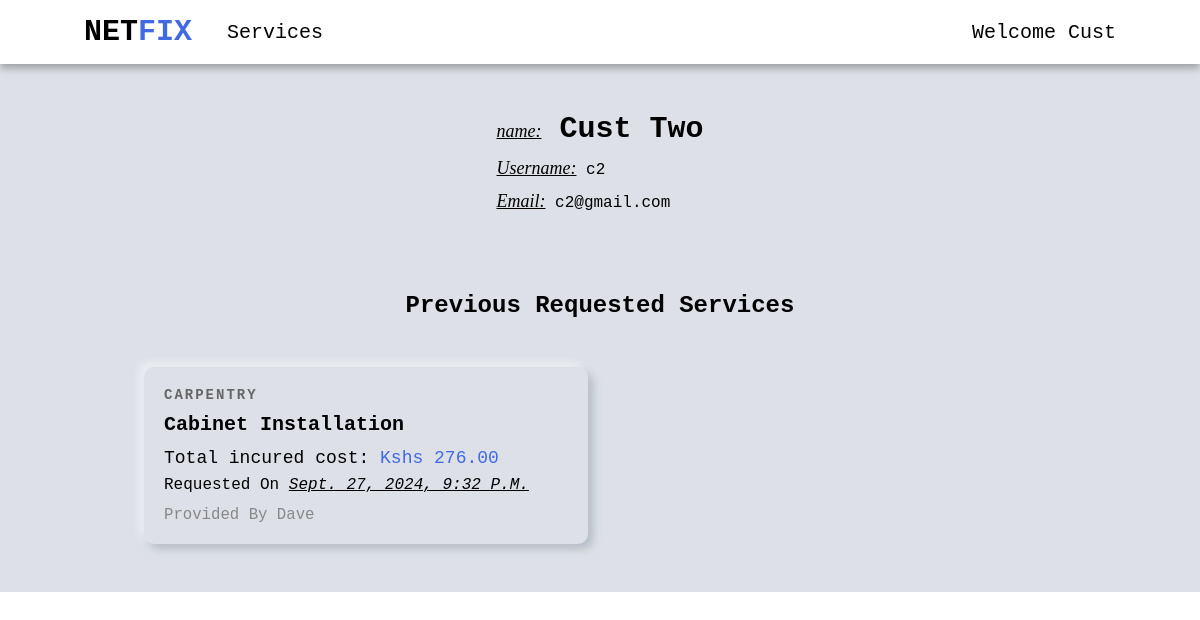
Page /profile/c2/ (signed in) on the earlier database version.
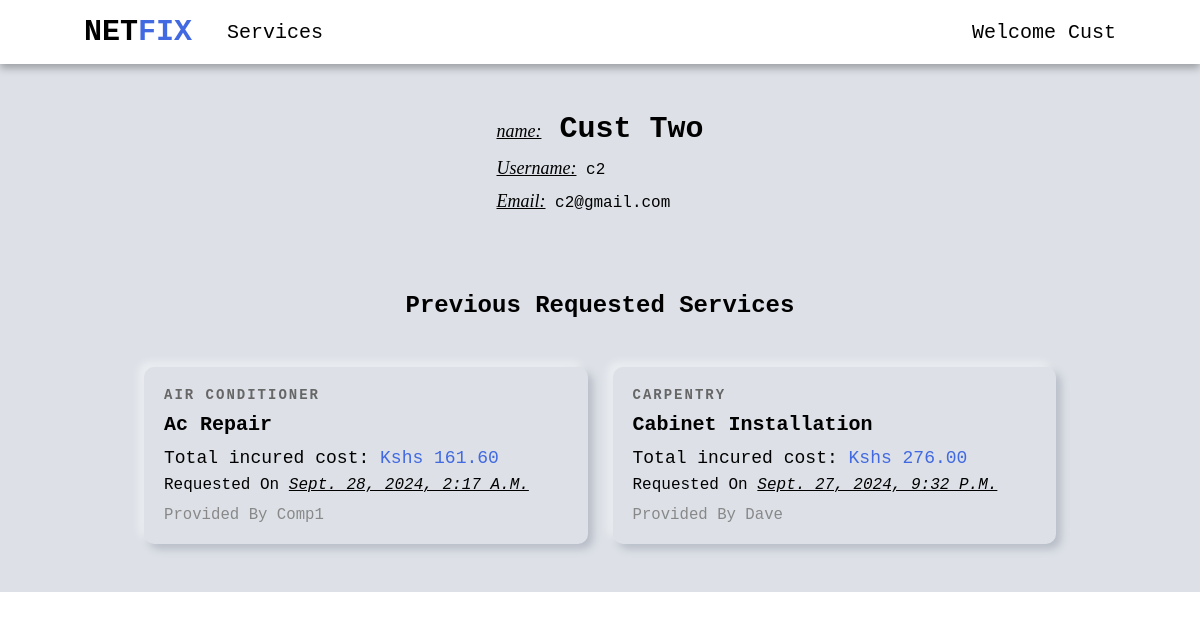
Same page on the later database version.
### users/models.py (models this page shows, shortened)
class User(AbstractUser):
    is_company = models.BooleanField(default=False)
    is_customer = models.BooleanField(default=False)
    email = models.EmailField(max_length=100, unique=True)
    username = models.CharField(max_length=100, unique=True)
    id = models.UUIDField(default=uuid.uuid4, unique=True, primary_key=True, editable=False)
    USERNAME_FIELD = 'email'
    REQUIRED_FIELDS = ['username']

class Company(models.Model):
    user = models.OneToOneField(User, on_delete=models.CASCADE, primary_key=True)
    choices = (
        ('Air Conditioner', 'Air Conditioner'),
        ('All in One', 'All in One'),
        ('Carpentry', 'Carpentry'),
        ('Electricity', 'Electricity'),
        ('Gardening', 'Gardening'),
        ('Home Machines', 'Home Machines'),
        ('House Keeping', 'House Keeping'),
        ('Interior Design', 'Interior Design'),
        ('Locks', 'Locks'),
        ('Painting', 'Painting'),
        ('Plumbing', 'Plumbing'),
        ('Water Heaters', 'Water Heaters'),
    )
    field = models.CharField(max_length=30, blank=False, null=False, default="", choices=choices)
    def __str__(self):
        return self.user.username

### services/models.py (models this page shows, shortened)
class RequestService(models.Model):
    customer = models.ForeignKey(Customer, on_delete=models.CASCADE)
    service = models.ForeignKey(Service, on_delete=models.CASCADE)
    address = models.CharField(max_length=200)
    time = models.IntegerField(default=1)
    total_cost = models.DecimalField(decimal_places=2, max_digits=5)
    date = models.DateTimeField(auto_now=True, null=False)
    id = models.UUIDField(default=uuid.uuid4, unique=True, primary_key=True, editable=False)

class Service(models.Model):
    company = models.ForeignKey(Company, default="", on_delete=models.CASCADE)
    name = models.CharField(max_length=40)
    description = models.TextField()
    price_hr = models.DecimalField(decimal_places=2, max_digits=5)
    choices = (
        ('Air Conditioner', 'Air Conditioner'),
        ('Carpentry', 'Carpentry'),
        ('Electricity', 'Electricity'),
        ('Gardening', 'Gardening'),
        ('Home Machines', 'Home Machines'),
        ('House Keeping', 'House Keeping'),
        ('Interior Design', 'Interior Design'),
        ('Locks', 'Locks'),
        ('Painting', 'Painting'),
        ('Plumbing', 'Plumbing'),
        ('Water Heaters', 'Water Heaters'),
    )
    field = models.CharField(max_length=30, blank=False, null=False, default="", choices=choices)
    date = models.DateTimeField(auto_now=True, null=False)
    id = models.UUIDField(default=uuid.uuid4, unique=True, primary_key=True, editable=False)
    def __str__(self):
        return self.name

### users/views.py (the view)
# urls.py: path('profile/<str:username>/', v.profile, name='profile'),
def profile(request, username):
    user = User.objects.get(username=username)
    context = {
        "profile": user,
    }
    if user.is_company:
        services = user.company.service_set.all().order_by('-date')
        context['services'] = services
    else:
        requested_services = user.customer.requestservice_set.all().order_by('-date')
        context['requested_services'] = requested_services
    return render(request, "users/profile.html", context)

### users/templates/users/profile.html (shortened to what this page needs)
{% extends 'main/base.html' %}
{% block content %}
{% if request.user.is_authenticated and user.username == profile.username and user.is_customer %}
    <div class="profile-details-header customer-details-header">
        <div class="header-content">
            <h1 class="full-name">
                <span class="profile-usher">name:</span> <span>{{profile.first_name}} </span><span>{{profile.last_name}}</span>
            </h1>
            <p class="username"><span class="profile-usher">Username:</span> {{profile.username}}</p>
            <p class="email"><span class="profile-usher">Email:</span> {{profile.email}}</p>
        </div>
    </div>
    <div class="services-header  services-header-profile">
        <h1>Previous Requested Services</h1>
    </div>
    <div class="services-grid">
        {% for requested_service in requested_services %}
        <a href="{% url 'index' requested_service.service.id %}" class="service-card">
            <div class="card-content">
                <p class="service-category">{{ requested_service.service.field }}</p>
                <h2 class="service-name">{{ requested_service.service }}</h2>
                <p class="service-price"><span>Total incured cost:</span> Kshs {{ requested_service.total_cost }}</p>
                <p class="service-date">requested on <span>{{requested_service.date}}</span></p>
                <p class="service-company">provided by {{requested_service.service.company}}</p>
            </div>
        </a>
        {% endfor %}
    </div>
{% endif %}
{% endblock content %}

### main/templates/main/base.html (shortened to what this page needs)
<!DOCTYPE html>
{% load static %}
<html lang="en">
<head>
    <link rel="stylesheet" href="{% static 'css/style.css' %}" />
</head>
<body>
    {% include 'main/nav.html' %}
    <div class="main-body">
        {% block content %}
        {% endblock content %}
    </div>
</body>
</html>

### main/templates/main/nav.html (shortened to what this page needs)
<nav class="navbar">
    <div class="left-nav">
        <h1><a class="logo" href="{% url 'home' %}">NET<span>FIX</span></a></h1>
        <div class="services-dropdown">
            <a class="royal-hover" href="{% url 'service_list' %}">Services</a>
        </div>
    </div>
    <div class="account-dropdown">
        {% if request.user.is_authenticated %}
        <span class="royal-hover welcome-nav-text">Welcome {{user.first_name}}</span>
        {% else %}
        <span class="royal-hover">Account</span>
        {% endif %}
    </div>
</nav>

### static/css/style.css (style rules this page uses)
* { margin: 0; padding: 0; box-sizing: border-box; font-family: 'Courier New', Courier, monospace; }
a { text-decoration: none; color: black; }
.navbar { background-color: white; display: flex; align-items: center; justify-content: space-between; text-align: center; position: fixed; width: 100%; height: 8vh; font-size: 20px; padding: 0 7%; box-shadow: 0 4px 8px rgba(0, 0, 0, 0.3); top: 0; z-index: 100; }
.left-nav { display: flex; align-items: center; }
.left-nav h1 { margin-right: 35px; }
.logo span { color: royalblue; }
.account-dropdown, .services-dropdown { position: relative; display: inline-block; }
.account-dropdown span { cursor: pointer; }
.welcome-nav-text { text-transform: capitalize; }
.main-body { margin-top: 8vh; padding: 3rem 12%; background: #dde1e7; }
.services-grid { display: grid; grid-template-columns: repeat(auto-fill, minmax(300px, 1fr)); gap: 25px; }
.services-header { display: flex; align-items: center; justify-content: center; flex-direction: column; margin-bottom: 25px; text-transform: capitalize; }
.service-card { border-radius: 10px; box-shadow: -5px -5px 9px rgba(255,255,255,0.45), 5px 5px 9px rgba(94,104,121,0.3); transition: transform 0.3s; cursor: pointer; text-decoration: none; color: black; display: block; }
.card-content { padding: 20px; }
.service-category { font-size: 14px; font-weight: 800; color: #666; margin-bottom: 10px; text-transform: uppercase; letter-spacing: 2px; }
.service-name { font-size: 20px; text-transform: capitalize; font-weight: bold; margin-bottom: 12px; }
.service-price { font-size: 18px; color: royalblue; margin-bottom: 8px; }
.service-price span { color: black; }
.service-date { font-size: 16px; text-transform: capitalize; margin-bottom: 12px; }
.service-date span { text-decoration: underline; font-style: italic; }
.service-company { font-size: 98%; text-transform: capitalize; color: #888; }
.profile-details-header { display: flex; flex-direction: column; justify-content: center; margin-bottom: 30px; padding: 25px 0; position: relative; height: 180px; }
.customer-details-header { margin-bottom: 0; }
.header-content { display: block; position: absolute; left: 50%; transform: translateX(-50%); height: 100%; }
.profile-details-header .full-name { text-transform: capitalize; font-size: 30px; margin-bottom: 12px; }
.profile-details-header .username, .profile-details-header .email { font-size: 100%; margin-bottom: 12px; }
.profile-usher { all: initial; font-size: 18px; font-style: italic; text-decoration: underline; }
.services-header-profile { font-size: 12px; margin-bottom: 6vh; }

Differences in the rows shown:
added RequestService: service.field "AIR CONDITIONER", service "Ac Repair", total_cost "161.60", date "Sept. 28, 2024, 2:17 A.m.", service.company "Comp1"
